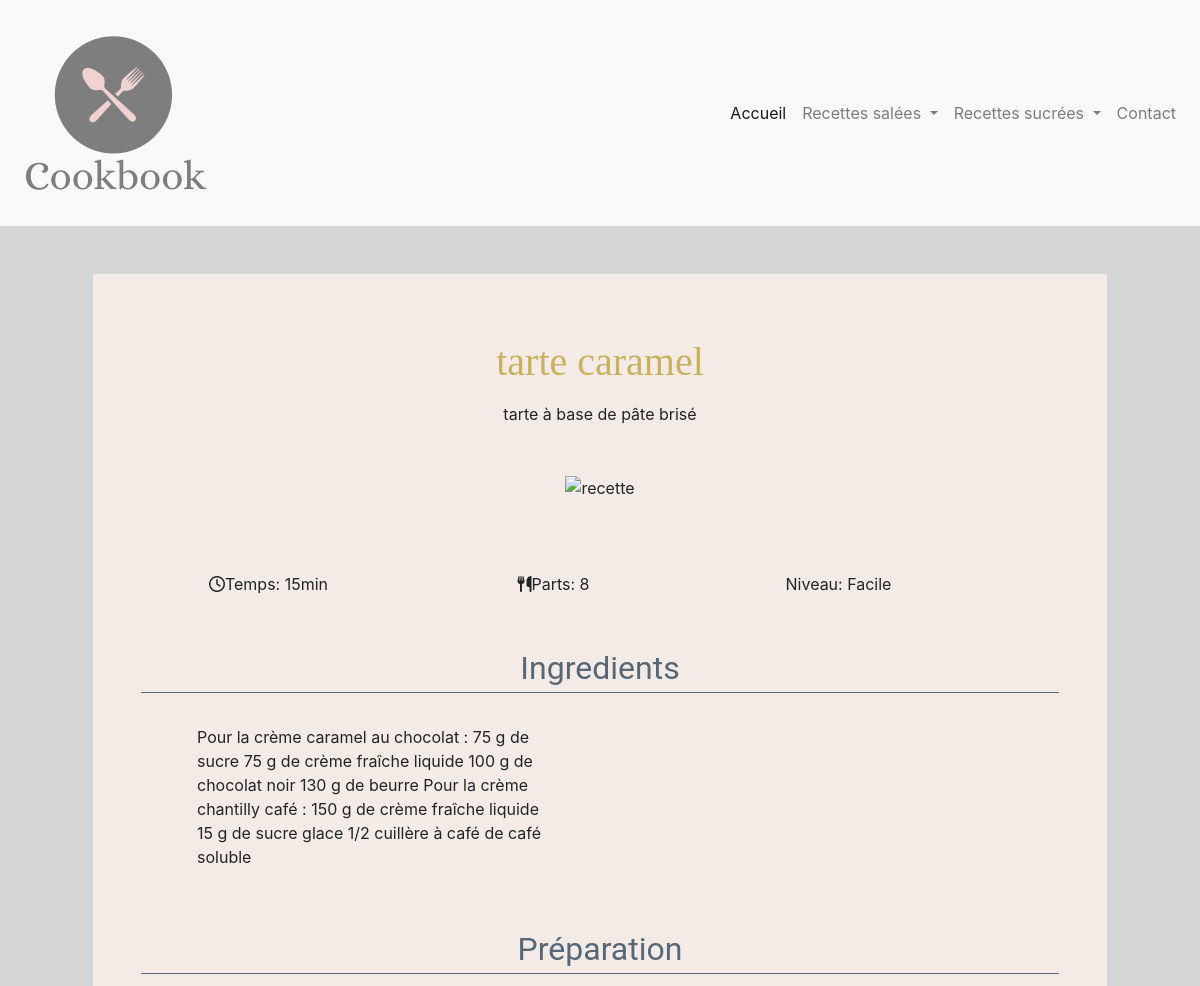
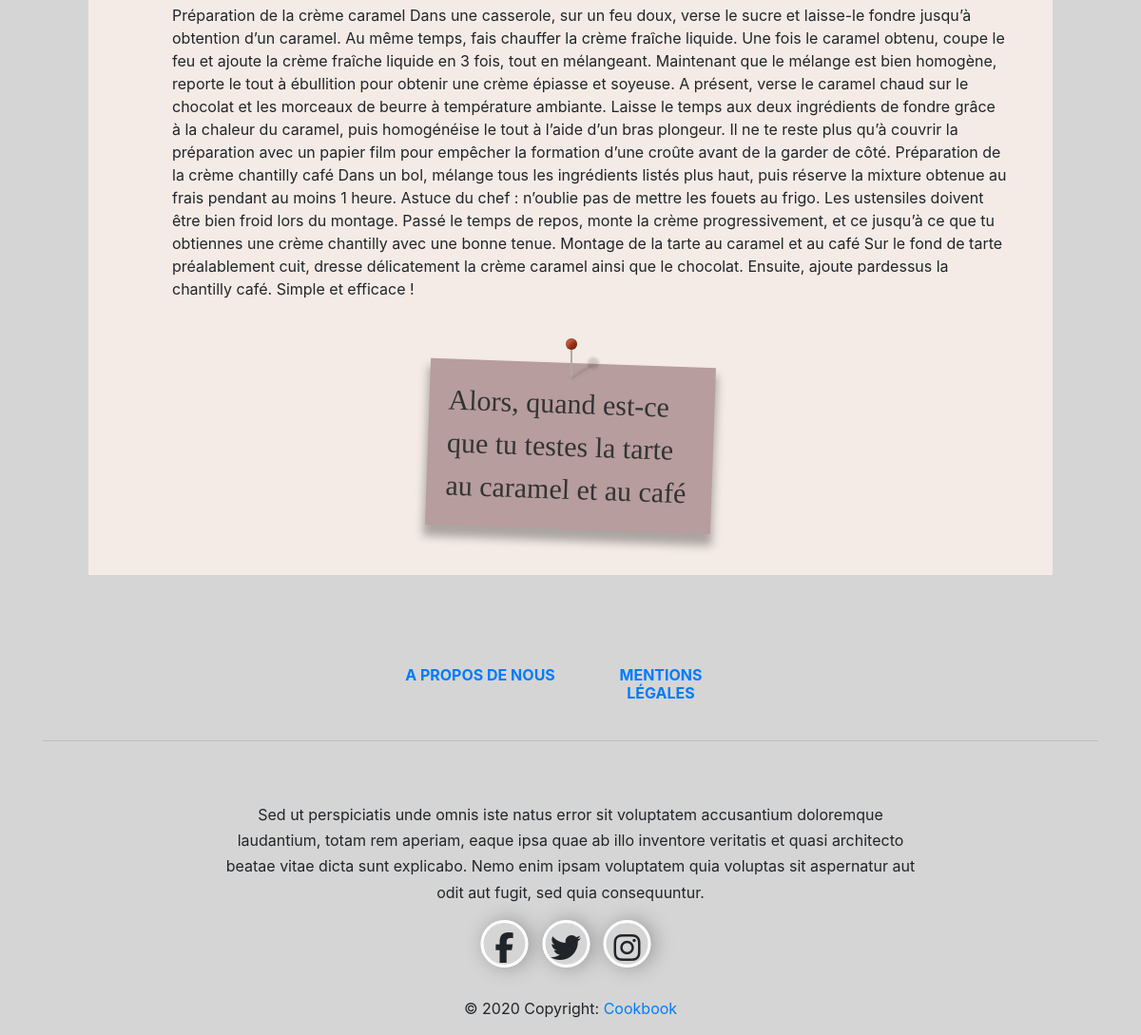
Screenshot of /recipe.php?edit=80 with the database file from the repository (2 pictures, top to bottom).
### tables this page shows
CREATE TABLE IF NOT EXISTS `recettes` (
  `id` int(11) NOT NULL AUTO_INCREMENT,
  `titre` varchar(100) NOT NULL,
  `descr` text NOT NULL,
  `categorie` varchar(200) NOT NULL,
  `image` longtext DEFAULT NULL,
  `temp` varchar(50) NOT NULL,
  `parts` int(11) NOT NULL,
  `niveau` varchar(100) NOT NULL,
  `ingredients` longtext NOT NULL,
  `preparation` longtext NOT NULL,
  `tag` varchar(200) NOT NULL,
  `note` longtext NOT NULL,
  `date` datetime NOT NULL,
  `user_id` int(11) DEFAULT NULL,
  PRIMARY KEY (`id`),
  KEY `user_id` (`user_id`)
);

### config/setting.php (called while the page is built, shortened)
<?php
$connect = new mysqli('localhost','root','','cookbook') or die (mysqli_error($connect));
if (isset($_GET['edit'])) {
    $id = $_GET['edit'];
     $result = $connect -> query("SELECT * FROM recettes WHERE id = $id") or die ($connect ->error);
    $test = mysqli_num_rows($result);
    if ($test ==1) {
    $row = $result->fetch_array();
    }
}
?>

### recipe.php (the view, shortened to what this page needs)
<!DOCTYPE html>
<html lang="fr">
<head>
 	<link rel="stylesheet" href="https://stackpath.bootstrapcdn.com/bootstrap/4.4.1/css/bootstrap.min.css">
	<link rel="stylesheet" type="text/css" href="assets/css/footer.css">
	<link rel="stylesheet" type="text/css" href="assets/css/helper.css">
	<link rel="stylesheet" type="text/css" href="assets/css/recipe.css">
</head>
<body  >
<?php include("inc/navbar.php"); ?>
  <?php  require "config/setting.php"  ;  ?>
  <div class="container">
<main class="m-5 bg_creamWhite p-5">
    <h1 class="text-center prata gold title m-3 "><?php  echo $row['titre']; ?> </h1>
    <p class="description text-justify text-center">
    <?php echo $row['descr']; ?>
    </p>
    <div class="recettePhoto  m-5 text-center">
    <?php $image = $row['image'];
    $image_src = "config/upload/".$image;?>
        <img src="<?php echo $image_src; ?>" alt="recette" class="w-100">
    </div>
    <div class="barre row text-center">
        <div class="tempPreparation col-3 m-4"><i class="far fa-clock"></i>Temps:<span id="time"> <?php  echo $row['temp'];   ?></span></div>
        <div class="parts col-3 m-4"><i class="fas fa-utensils"></i>Parts: <span id="parts"> <?php  echo $row['parts'];   ?></span></div>
        <div class="niveau col-3 m-4"> Niveau:  <span id="niveau"> <?php  echo $row['niveau'];   ?></span>  </div>
    </div>
    <div class="row">
        <div class="ingredients col-12 ">
          <h2 class="box text-center darkBlue">Ingredients</h2>
          <ul id="ingredients-list" class="saver row"   >
            <div class="col12 col-md-5 m-3">
            <?php  echo $row['ingredients'];   ?>
            </div>
            <div class="col12 col-md-5 m-3">
            </div>
          </ul>
        </div>
        <div class="instructions col-12  ">
          <h2 class="box text-center darkBlue">Préparation</h2>
          <ol id="method-list" class="saver" contenteditable="true" >
          <?php  echo $row['preparation'];   ?>
          </ol>
        </div>
      </div>
      <div class="quote-container">
  <i class="pin"></i>
  <blockquote class="note couleur">
  <?php  echo $row['note'];   ?>
  </blockquote>
</div>
    </div>
<?php include("inc/footer.php"); ?>
</body>
</html>

### assets/css/footer.css (style rules this page uses)
body { background-color: #D5D5D5; height:100px; }

### assets/css/helper.css (style rules this page uses)
.gold { color: #C9B15E; }
.darkBlue { color: #566777; }
.bg_creamWhite { background-color: #F4EBE6; }
.prata { font-family: 'Prata', serif; }

### assets/css/recipe.css (style rules this page uses)
.box { font-family: Roboto; font-size: 2em; line-height: 1; margin: 1em 0 0.5em; padding-bottom: 0.25em; font-weight: 400; color: #566777; border-bottom: 1px solid #566777; }
.quote-container { margin-top: 50px; position: relative; }
.note { color: #333; position: relative; width: 300px; margin: 0 auto; padding: 20px; font-family: Satisfy; font-size: 30px; box-shadow: 0 10px 10px 2px rgba(0,0,0,0.3); }
.couleur { background: #b79d9d; -webkit-transform: rotate(2deg); -moz-transform: rotate(2deg); -o-transform: rotate(2deg); -ms-transform: rotate(2deg); transform: rotate(2deg); }
.pin { background-color: #aaa; display: block; height: 32px; width: 2px; position: absolute; left: 50%; top: -16px; z-index: 1; }
.pin:after { background-color: #A31; background-image: radial-gradient(25% 25%, circle, hsla(0,0%,100%,.3), hsla(0,0%,0%,.3)); border-radius: 50%; box-shadow: inset 0 0 0 1px hsla(0,0%,0%,.1), inset 3px 3px 3px hsla(0,0%,100%,.2), inset -3px -3px 3px hsla(0,0%,0%,.2), 23px 20px 3px hsla(0,0%,0%,.15); content: ''; height: 12px; left: -5px; position: absolute; top: -10px; width: 12px; }
.pin:before { background-color: hsla(0,0%,0%,0.1); box-shadow: 0 0 .25em hsla(0,0%,0%,.1); content: ''; height: 24px; width: 2px; left: 0; position: absolute; top: 8px; transform: rotate(57.5deg); -moz-transform: rotate(57.5deg); -webkit-transform: rotate(57.5deg); -o-transform: rotate(57.5deg); -ms-transform: rotate(57.5deg); transform-origin: 50% 100%; -moz-transform-origin: 50% 100%; -webkit-transform-origin: 50% 100%; -ms-transform-origin: 50% 100%; -o-transform-origin: 50% 100%; }

### rows the page displays
recettes: titre "tarte caramel", descr "tarte à base de pâte brisé", temp "15min", parts "8", niveau "Facile", ingredients "Pour la crème caramel au chocolat : 75 g de sucre 75 g de crème fraîche liquide 100 g de chocolat noir 130 g de beurre Pour la crème chantilly café : 150 g de crème fraîche liquide 15 g de sucre glace 1/2 cuillère à café de café soluble", preparation "Préparation de la crème caramel Dans une casserole, sur un feu doux, verse le sucre et laisse-le fondre jusqu’à obtention d’un caramel. Au même temps, fais chauffer la crème fraîche liquide. Une fois le caramel obtenu, coupe le feu et ajoute la crème fraîche liquide en 3 fois, tout en mélangeant. Maintenant que le mélange est bien homogène, reporte le tout à ébullition pour obtenir une crème épiasse et soyeuse. A présent, verse le caramel chaud sur le chocolat et les morceaux de beurre à température ambiante. Laisse le temps aux deux ingrédients de fondre grâce à la chaleur du caramel, puis homogénéise le tout à l’aide d’un bras plongeur. Il ne te reste plus qu’à couvrir la préparation avec…", note "Alors, quand est-ce que tu testes la tarte au caramel et au café"
